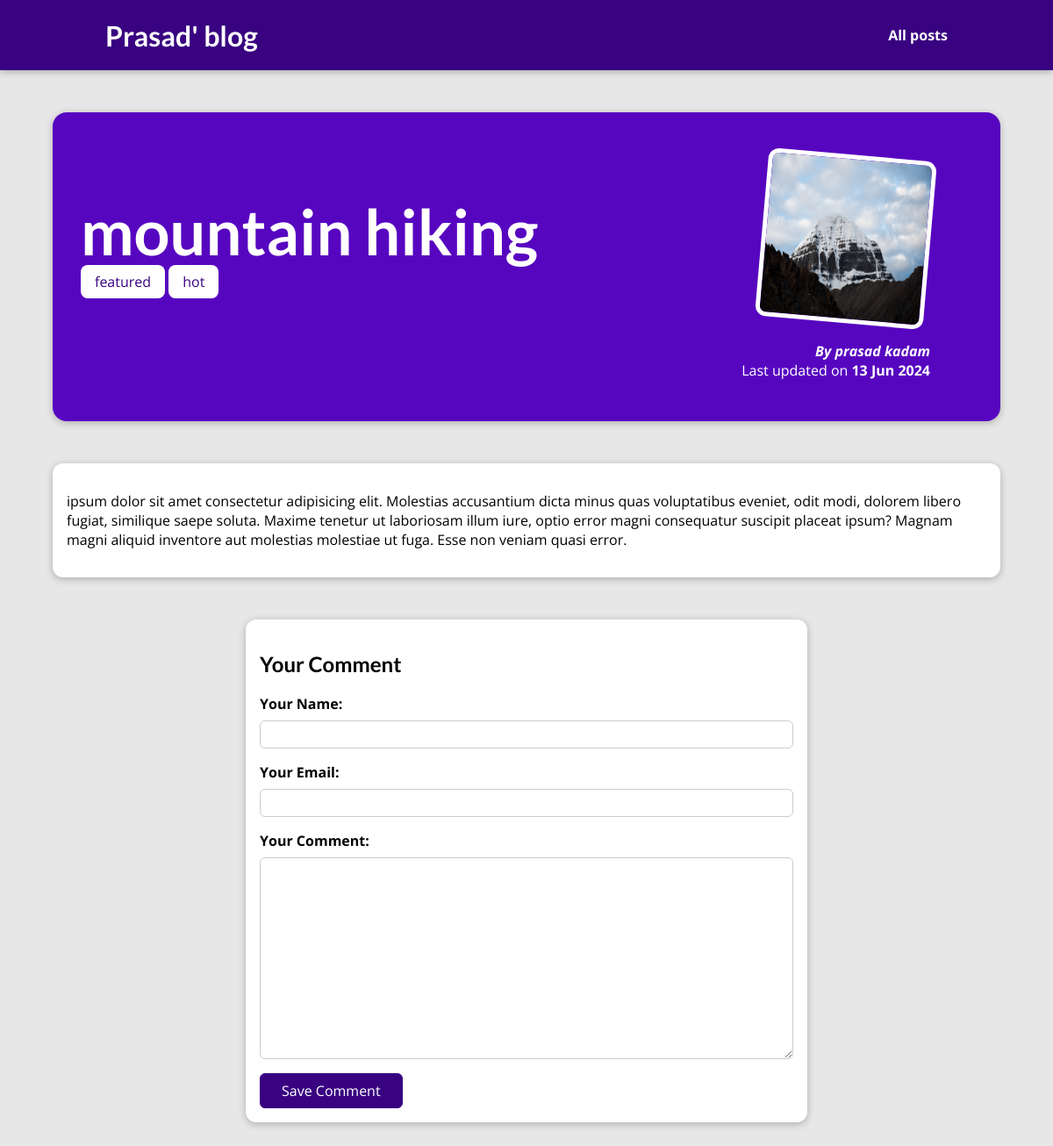
/posts/hike-in-the-mountain, run on the app's committed database.
### blog/models.py (models this page shows, shortened)
class Post(models.Model):
    title = models.CharField(max_length=150)
    excerpt = models.CharField(max_length=200)
    image = models.ImageField(upload_to= "posts", null=True)
    date = models.DateField(auto_now=True, auto_now_add=False)
    slug = models.SlugField(unique=True,db_index=True)
    content = models.TextField(validators=[MinLengthValidator(10)])
    author = models.ForeignKey(Author, on_delete=models.SET_NULL, null=True,related_name="posts")
    tags = models.ManyToManyField(Tag)

class Tag(models.Model):
    caption= models.CharField(max_length=20)

class Author(models.Model):
    first_name= models.CharField(max_length=50)
    last_name = models.CharField(max_length=50)
    Email= models.EmailField()
    def full_name(self):
        return f"{self.first_name} {self.last_name}"
    def __str__(self):
        return self.full_name()

### blog/views.py (the view)
# urls.py: path("posts/<slug:slug>", views.PostDetailView.as_view(), name="post-detail-page")
class PostDetailView(DetailView):
    model= Post
    template_name="blog/post-detail.html"
    def get_context_data(self, **kwargs) :
        context = super().get_context_data(**kwargs)
        context["post_tags"] = self.object.tags.all()
        context["comment_form"]= CommentForm()
        return context

### blog/forms.py
class CommentForm(forms.ModelForm):
    class Meta:
        model= Comment
        exclude =["post"]
        labels= {
            "user_name":"Your Name",
            "user_email":"Your Email",
            "text": "Your Comment"
        }

### blog/templates/blog/post-detail.html (shortened to what this page needs)
{% extends "base.html" %}
{% load static %}
{% block css_files %}
<link rel="stylesheet" href="{% static "blog/post-detail.css" %}">
{% endblock  %}
{% block content %}
<section id="summary">
    <h2>{{post.title}}</h2>
    <div>
        {%for tag in post_tags %}
        <span class ="tag">{{tag.caption}}</span>
        {% endfor%}
    </div>
    <article>
        <img src="{{post.image.url}}" alt="{{post.title}}">
        <address>By <a href="mail_to:{{post.author.Email}}" >{{post.author}}</a> </address>
        <div>
            Last updated on <time>{{post.date|date:"d M Y"}}</time>
        </div>
    </article>
</section>
<main>
    {{post.content|linebreaks}}
</main>
<section id = "comment-form">
    <h2>Your Comment</h2>
    <form>
        {% for form_field in comment_form %}
        <div class = "form-control">
            {{form_field.label_tag}}
            {{form_field}}
        </div>
        {% endfor %}
        <button>Save Comment</button>
    </form>
</section>
{% endblock %}

### templates/base.html (shortened to what this page needs)
{% load static %}
<!doctype html>
<html lang="en">
<head>
    <link rel="stylesheet" href="{% static "app.css" %}">
    {% block css_files %}{% endblock css_files %}
</head>
<body>
    <header id="main-navigation">
  <h1><a href="{% url "starting-page" %}">Prasad' blog</a></h1>
  <nav>
    <a href="{% url "posts-page" %}">All posts </a>
  </nav>
</header>
{% block content %}{% endblock %}
</body>
</html>

### static/app.css (style rules this page uses)
* { box-sizing: border-box; }
html { font-family: 'Open Sans', 'Lato', sans-serif; }
body { margin: 0; }
h1, h2, h3 { font-family: 'Lato', sans-serif; font-weight: bold; }
#main-navigation { width: 100%; height: 5rem; display: flex; justify-content: space-between; align-items: center; padding: 0 10%; position: absolute; top: 0; left: 0; }
#main-navigation a { text-decoration: none; color: white; font-weight: bold; }

### blog/static/blog/post-detail.css (style rules this page uses)
body { background-color: #e7e7e7; }
#main-navigation { background-color: #390281; box-shadow: 0 2px 8px rgba(0, 0, 0, 0.25); }
#summary { margin: 8rem auto 3rem auto; padding: 2rem; width: 90%; max-width: 90rem; border-radius: 16px; background-color: #5706c0; position: relative; box-shadow: 0 2px 8px rgba(0, 0, 0, 0.25); height: 22rem; }
#summary h2 { color: white; font-size: 4.5rem; margin-bottom: 0.25rem; }
#summary article { position: absolute; top: 2rem; right: 3rem; padding: 1rem 2rem; border-radius: 12px; text-align: right; color: white; }
#summary article img { width: 12rem; height: 12rem; border-radius: 12px; transform: rotateZ(5deg); border: 5px solid white; margin-bottom: 1rem; }
#summary address { font-weight: bold; }
#summary a { color: white; text-decoration: none; }
#summary time { font-weight: bold; }
main { width: 90%; max-width: 90rem; margin: 3rem auto; background-color: white; padding: 1rem; border-radius: 12px; box-shadow: 0 2px 8px rgba(0, 0, 0, 0.25); }
.tag { background-color: white; color: #390281; padding: 0.5rem 1rem; border-radius: 8px; }
#comment-form { margin: 3rem auto; width: 90%; max-width: 40rem; border-radius: 12px; background-color: white; box-shadow: 0 2px 8px rgba(0, 0, 0, 0.25); padding: 1rem; }
#comment-form button { font: inherit; background-color: #390281; color: white; border: 1px solid #390281; padding: 0.5rem 1.5rem; border-radius: 6px; cursor: pointer; }
.form-control { margin-bottom: 1rem; }
.form-control label { font-weight: bold; margin-bottom: 0.5rem; display: block; }
.form-control input, .form-control textarea { display: block; width: 100%; font: inherit; padding: 0.25rem; border-radius: 6px; border: 1px solid #ccc; }

### data on the page
Post: title "mountain hiking", image (picture), author "prasad kadam", date "13 Jun 2024", content "ipsum dolor sit amet consectetur adipisicing elit. Molestias accusantium dicta minus quas voluptatibus eveniet, odit modi, dolorem libero fugiat, similique saepe soluta. Maxime tenetur ut laboriosam illum iure, optio error magni consequatur suscipit placeat ipsum? Magnam magni aliquid inventore aut molestias molestiae ut fuga. Esse non veniam quasi error."
Tag: caption "featured"
Tag: caption "hot"
